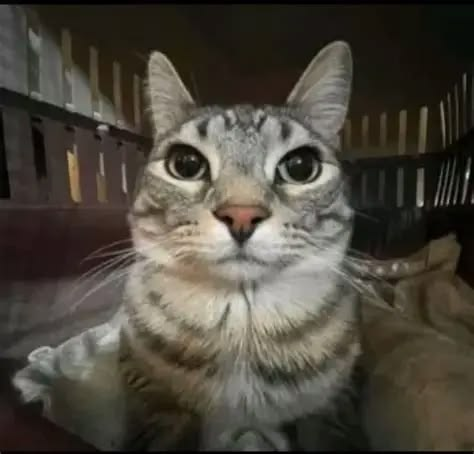
#> input picture Clyvo_IA/pet.jpg, 474 x 454 px
$ python main.py
#> lines starting #> are read from the running program, lines starting #| are printed output that depends on the picture; after the words box and inside, x2 and y2 are one past the last pixel; in counts of white or black regions, pixels touching at a corner belong together
"""
CLYVO VET — Visão Computacional
Disciplina: Disruptive Architectures: IoT, IoB & Generative IA
Grupo: Felipe Kirschner Modesto (RM: 561810)
       Enrico Delesporte (RM: 565760)
       Vitor Dias dos Santos (RM: 565422)
"""

import cv2
import sys
import os

COR_VERDE  = (0, 255, 0)
COR_FUNDO  = (0, 0, 0)
ESPESSURA  = 3
FONTE      = cv2.FONT_HERSHEY_SIMPLEX

def desenhar_cantos(img, x1, y1, x2, y2, cor, espessura):
    tam = 20
    e = espessura + 1
    # Canto superior esquerdo
    cv2.line(img, (x1, y1), (x1 + tam, y1), cor, e)
    cv2.line(img, (x1, y1), (x1, y1 + tam), cor, e)
    # Canto superior direito
    cv2.line(img, (x2, y1), (x2 - tam, y1), cor, e)
    cv2.line(img, (x2, y1), (x2, y1 + tam), cor, e)
    # Canto inferior esquerdo
    cv2.line(img, (x1, y2), (x1 + tam, y2), cor, e)
    cv2.line(img, (x1, y2), (x1, y2 - tam), cor, e)
    # Canto inferior direito
    cv2.line(img, (x2, y2), (x2 - tam, y2), cor, e)
    cv2.line(img, (x2, y2), (x2, y2 - tam), cor, e)

def detectar_pet(caminho: str = "pet.jpg") -> None:
#> called with caminho = 'pet.jpg'
    print("=" * 50)
    print("  CLYVO VET — Visão Computacional")
    print("=" * 50)
    print(f"\n[INFO] Carregando imagem: {caminho}")

    if not os.path.exists(caminho):
        print(f"[ERRO] Arquivo '{caminho}' não encontrado.")
        print("       Coloque a foto na mesma pasta e tente novamente.")
        sys.exit(1)

    img = cv2.imread(caminho)
#> img is the input picture: shape (454, 474, 3); mean B, G, R 61.3, 71.2, 76.1

    if img is None:
        print(f"[ERRO] Não foi possível abrir '{caminho}'.")
        print("       Verifique se o arquivo é uma imagem válida.")
        sys.exit(1)

    altura, largura, _ = img.shape
#> altura = 454; largura = 474
    print(f"[INFO] Imagem carregada — {largura}x{altura}px")
#| [INFO] Imagem carregada — 474x454px
    print(f"[INFO] Analisando paciente...")

    # Bounding box (60% da imagem, centralizada)
    x1 = int(largura * 0.20)
#> x1 = 94
    y1 = int(altura  * 0.20)
#> y1 = 90
    x2 = int(largura * 0.80)
#> x2 = 379
    y2 = int(altura  * 0.80)
#> y2 = 363

    # Retangulo principal (levemente transparente)
    overlay = img.copy()
    cv2.rectangle(overlay, (x1, y1), (x2, y2), COR_VERDE, 1)
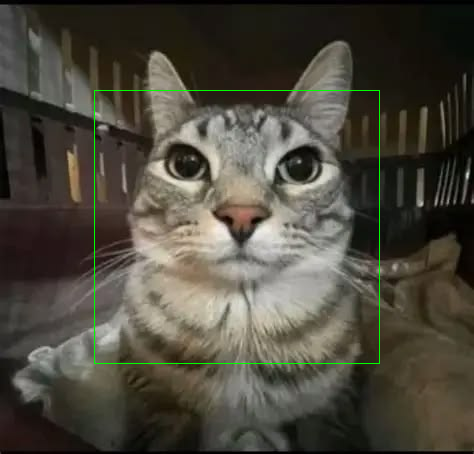
#> overlay: shape (454, 474, 3); 0.52% of pixels changed, all inside (x1, y1, x2, y2) = (94, 90, 380, 364)
    cv2.addWeighted(overlay, 0.4, img, 0.6, 0, img)
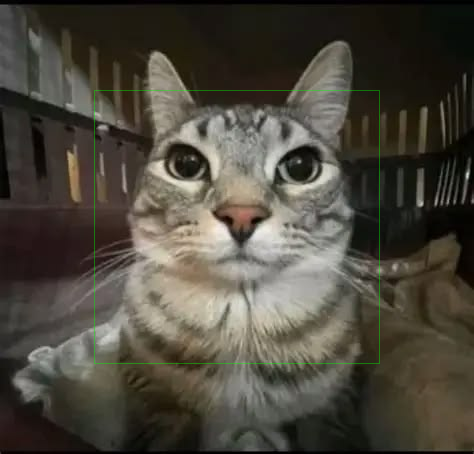
#> img: shape (454, 474, 3); 0.52% of pixels changed, all inside (x1, y1, x2, y2) = (94, 90, 380, 364)

    # Cantos estilizados tipo HUD
    desenhar_cantos(img, x1, y1, x2, y2, COR_VERDE, ESPESSURA)
#> in desenhar_cantos, `cv2.line(img, (x1, y1), (x1 + tam, y1), cor, e)`: img: shape (454, 474, 3); 0.05% of pixels changed, all inside (x1, y1, x2, y2) = (92, 88, 117, 93)
#> in desenhar_cantos, `cv2.line(img, (x1, y1), (x1, y1 + tam), cor, e)`: img: shape (454, 474, 3); mean B, G, R 61.1, 71.8, 75.8
#> in desenhar_cantos, `cv2.line(img, (x2, y1), (x2 - tam, y1), cor, e)`:
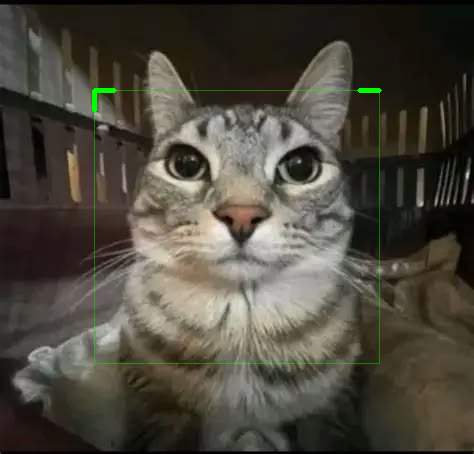
#> img: shape (454, 474, 3); mean B, G, R 61.1, 71.9, 75.8
#> in desenhar_cantos, `cv2.line(img, (x2, y1), (x2, y1 + tam), cor, e)`: img: shape (454, 474, 3); 0.05% of pixels changed, all inside (x1, y1, x2, y2) = (377, 91, 382, 113)
#> in desenhar_cantos, `cv2.line(img, (x1, y2), (x1 + tam, y2), cor, e)`: img: shape (454, 474, 3); mean B, G, R 61, 72, 75.8
#> in desenhar_cantos, `cv2.line(img, (x2, y2), (x2 - tam, y2), cor, e)`: img: shape (454, 474, 3); mean B, G, R 61, 72.2, 75.7
#> in desenhar_cantos, `cv2.line(img, (x2, y2), (x2, y2 - tam), cor, e)`: img: shape (454, 474, 3); mean B, G, R 61, 72.3, 75.7

    # Label "PET DETECTADO"
    label = "PET DETECTADO"
    escala = largura / 800
#> escala = 0.593
    (tw, th), _ = cv2.getTextSize(label, FONTE, escala, 2)
#> tw = 147; th = 13
    tx = x1
#> tx = 94
    ty = max(y1 - 10, th + 5)
#> ty = 80
    cv2.rectangle(img, (tx - 4, ty - th - 6), (tx + tw + 4, ty + 4), COR_VERDE, -1)
    cv2.putText(img, label, (tx, ty), FONTE, escala, COR_FUNDO, 2, cv2.LINE_AA)
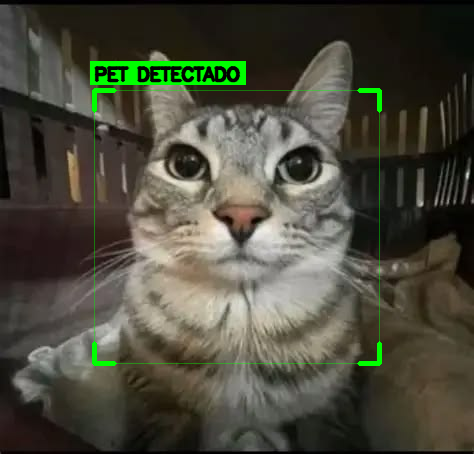
#> img: shape (454, 474, 3); mean B, G, R 60.3, 74.2, 74.6

    # Barra de status inferior
    barra_h = 36
    bar_overlay = img.copy()
    cv2.rectangle(bar_overlay, (0, altura - barra_h), (largura, altura), (10, 10, 10), -1)
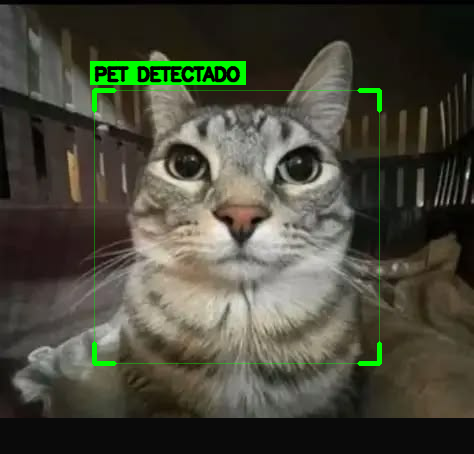
#> bar_overlay: shape (454, 474, 3); 7.93% of pixels changed, all inside (x1, y1, x2, y2) = (0, 418, 474, 454)
    cv2.addWeighted(bar_overlay, 0.75, img, 0.25, 0, img)
    cv2.putText(img, "STATUS: Animal identificado | Triagem IoT liberada",
                (10, altura - 10), FONTE, 0.45, COR_VERDE, 1, cv2.LINE_AA)
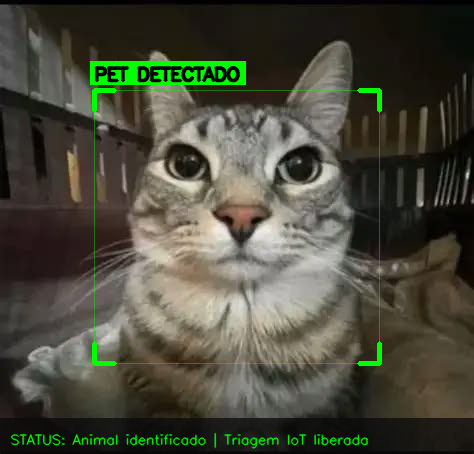
#> img: shape (454, 474, 3); mean B, G, R 58.8, 73.5, 72.6

    print(f"[OK]   Animal identificado.")
    print(f"[OK]   Bounding box aplicada.")
    print(f"[OK]   Protocolo de triagem IoT: LIBERADO")
    print(f"\nPressione qualquer tecla na janela para fechar...")

    cv2.imshow("CLYVO VET — Visao Computacional", img)
    cv2.waitKey(0)
    cv2.destroyAllWindows()

    print("[INFO] Módulo de visão computacional encerrado.\n")

if __name__ == "__main__":
    caminho = sys.argv[1] if len(sys.argv) > 1 else "pet.jpg"
    detectar_pet(caminho)
